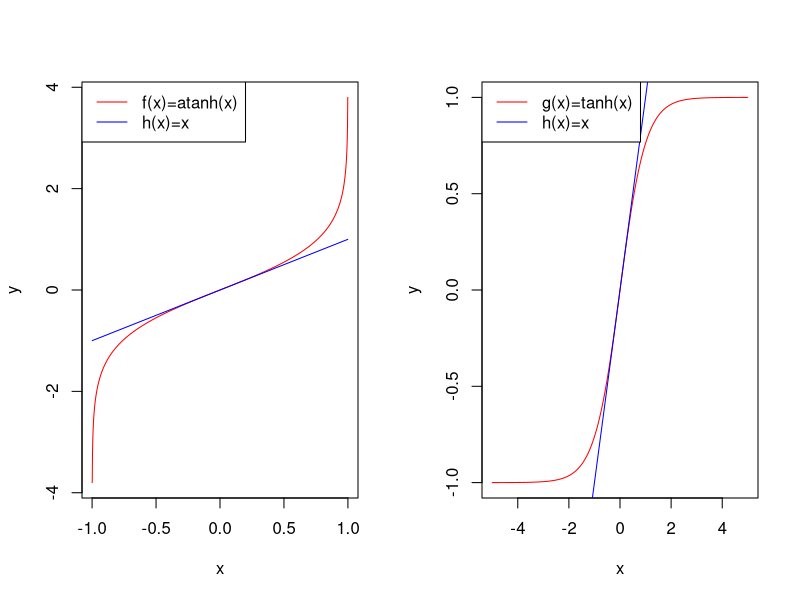

This chart was generated by the following R code:

par(mfrow=c(1,2))
xx<-seq(-0.999,.999,length.out = 1000)
p1<-sapply(xx, function(z)   atanh(z))
p2<-sapply(xx, function(z)   z)
plot(xx,p1,type='l',col='red',xlab="x",ylab="y")
lines(xx,p2,col='blue')
legend(x='topleft',legend = c("f(x)=atanh(x)","h(x)=x"),
       lty=c(1,1),col=c('red','blue'))
 
xx<-seq(-4.999,4.999,length.out = 1000)
p1<-sapply(xx, function(z)   tanh(z))
p2<-sapply(xx, function(z)   z)
plot(xx,p1,type='l',col='red',xlab="x",ylab="y")
lines(xx,p2,col='blue')
legend(x='topleft',legend = c("g(x)=tanh(x)","h(x)=x"),
       lty=c(1,1),col=c('red','blue'))
par(mfrow=c(1,1))
log(0.5)/log(.9)
exp(5)
log(0.13)
